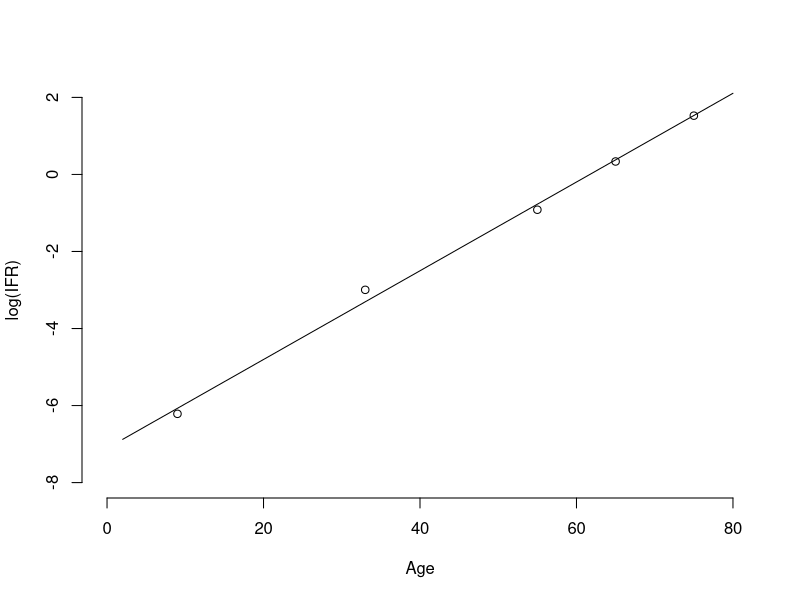

Write R code to recreate this figure.
## Age vs IFR
## Using this to construct IFR per age block

age = c(9, 33, 55,65,75,85)
ifr = c(0.002, 0.05, 0.4,1.4,4.6,15)
par(mar = c(4,4,0.1,1)+0.1)
png(filename = "../figs/logifr.png",
    width = 960, height = 480, units = "px", pointsize = 25)
plot(age,log(ifr), bty = "n", xlab = "Age", ylab = "log(IFR)", xlim = c(0,80), ylim = c(-8,2))
seq_age = seq(2,80,1)
seq_logifr = predict(lm(log(ifr) ~ age), newdata=data.frame(age = seq_age))
lines(x = seq_age, y = seq_logifr)
dev.off()

## Suggests a linear fit on log-scale 
fit <- lm(log(ifr) ~ age)


## Age Ranges
lower_age = c(0,40,50,60,70, 80)
upper_age = c(39,49,59,69,79,90)
mean_ifr = vector(length = length(lower_age))

for (i in 1:length(lower_age)) {
  log_ifr = predict(fit, newdata = data.frame(age = seq(lower_age[i], upper_age[i], length.out = 100)) )
  pred_ifr = exp(log_ifr)
  mean_ifr[i] = mean(pred_ifr)
}

print(mean_ifr)
